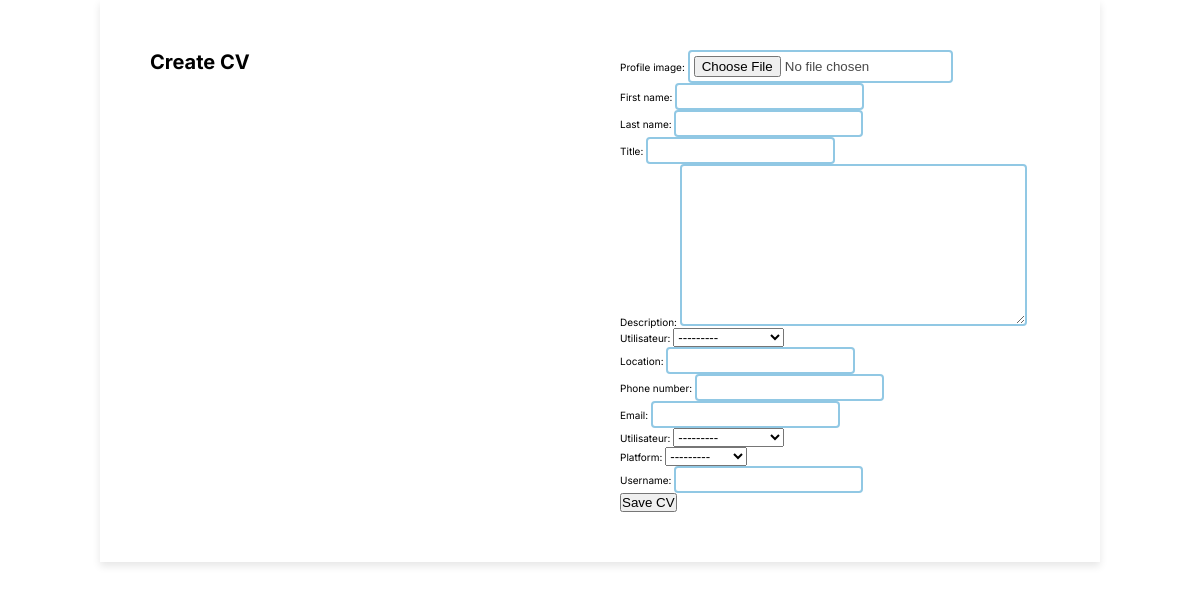
Before: /utilisateurs/create-cv/ (signed in) with the older database file.
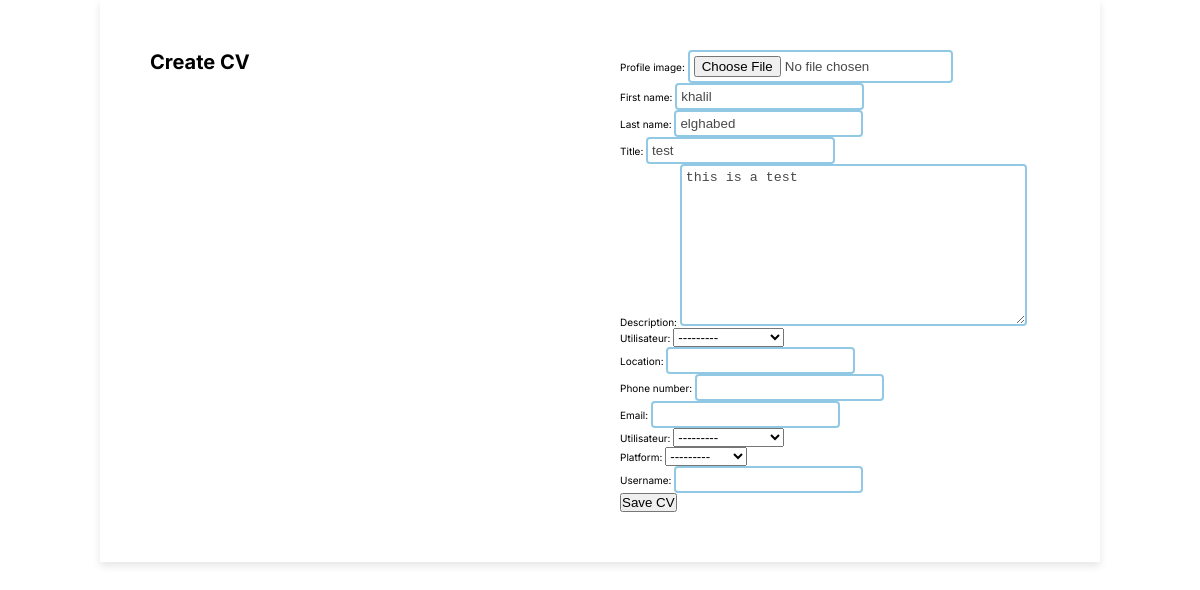
After: the same page with the newer database file.
### Utilisateurs/models.py (models this page shows, shortened)
class Cv(models.Model):
    utilisateur = models.OneToOneField('Utilisateur', on_delete=models.CASCADE, blank=False, null=True)
    profile_image = models.ImageField(upload_to='profile_images/', null=True, blank=True)
    first_name = models.CharField(max_length=100, default='')
    last_name = models.CharField(max_length=100, default='')
    title = models.CharField(max_length=100, default='')
    description = models.TextField(default='')  # Provide a default value for description
    skills = models.ManyToManyField('Skill', blank=True)
    references = models.ManyToManyField('Reference', blank=True)
    educations = models.ManyToManyField('Education', blank=True)
    certifications = models.ManyToManyField('Certification', blank=True)
    experiences = models.ManyToManyField('Experience', blank=True)
    awards = models.ManyToManyField('Award', blank=True)
    interests = models.ManyToManyField('Interest', blank=True)
    contact = models.OneToOneField('Contact', on_delete=models.CASCADE, null=True, blank=True)
    social = models.OneToOneField('Social', on_delete=models.CASCADE, null=True, blank=True)

### Utilisateurs/views.py (the view)
# urls.py: path('create-cv/', create_cv, name='create_cv'),
@login_required
def create_cv(request):
    utilisateur = request.user.utilisateur
    existing_cv = Cv.objects.filter(utilisateur=utilisateur).first()
    if request.method == 'POST':
        if existing_cv:
            cv_form = CvForm(request.POST, instance=existing_cv)
        else:
            cv_form = CvForm(request.POST)
        contact_form = ContactForm(request.POST)
        social_form = SocialForm(request.POST)
        if cv_form.is_valid() and contact_form.is_valid() and social_form.is_valid():
            cv = cv_form.save(commit=False)
            cv.utilisateur = utilisateur
            cv.save()
            contact = contact_form.save()
            social = social_form.save()
            cv.contact = contact
            cv.social = social
            cv.save()
            return redirect('view_cv')
    else:
        if existing_cv:
            cv_form = CvForm(instance=existing_cv)
        else:
            cv_form = CvForm()
        contact_form = ContactForm()
        social_form = SocialForm()
    context = {
        'cv_form': cv_form,
        'contact_form': contact_form,
        'social_form': social_form,
    }
    return render(request, 'home/create_cv.html', context)

### Utilisateurs/forms.py
class CvForm(forms.ModelForm):
    class Meta:
        model = Cv
        fields = ['profile_image', 'first_name', 'last_name', 'title', 'description']

class ContactForm(forms.ModelForm):
    class Meta:
        model = Contact
        fields = ['utilisateur', 'location', 'phone_number', 'email']

### Utilisateurs/models.py (called while the page is built)
    def __str__(self):
        return f"{self.prenom} {self.nom}"

### templates/home/create_cv.html (shortened to what this page needs)
{% extends 'home/cv_template.html' %}
{% block cv_content %}
<div class="container">
    <h1>Create CV</h1>
    <form method="post" enctype="multipart/form-data">
        {{ cv_form.as_p }}
        {{ contact_form.as_p }}
        {{ social_form.as_p }}
        <button type="submit">Save CV</button>
    </form>
</div>
{% endblock %}

Changed rows visible on the page:
added Cv: first_name "khalil", last_name "elghabed", title "test", description "this is a test"
